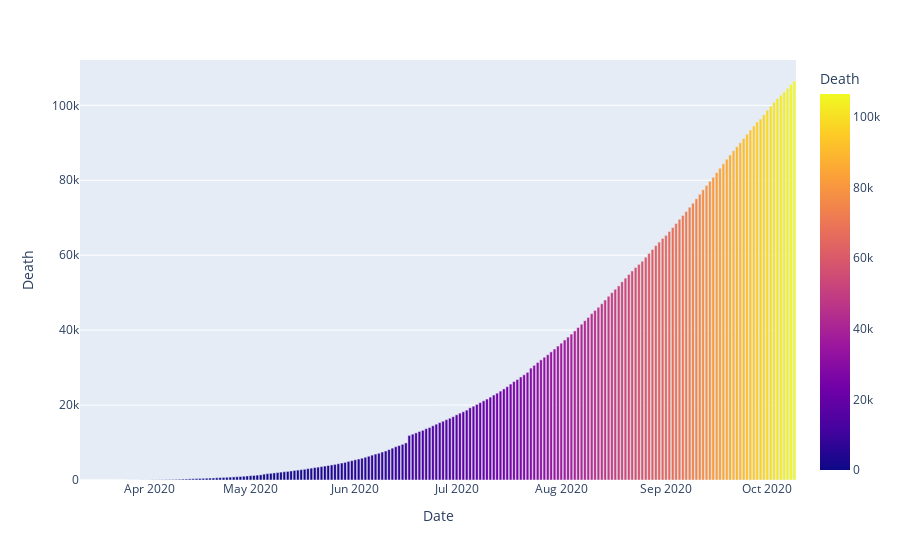

Write notebook code for a chart like this one.
### Markdown cell above
#  Prediction of Death Cases:

### Code cell
import plotly.express as px
fig=px.bar(india, x='Date', y='Death', color='Death' )
fig

### Figure 1 — Plotly figure (JSON) as saved in the notebook; plotly's stock layout.template omitted (floating-point values rounded to 4 significant figures; data arrays with more than 128 entries replaced by an {"elided": "..."} marker saying what was removed)
{"data": [{"alignmentgroup": "True", "hovertemplate": "Date=%{x}<br>Death=%{marker.color}<extra></extra>", "legendgroup": "", "marker": {"color": {"elided": "212 int values"}, "coloraxis": "coloraxis"}, "name": "", "offsetgroup": "", "orientation": "v", "showlegend": false, "textposition": "auto", "type": "bar", "x": {"elided": "212 str values"}, "xaxis": "x", "y": {"elided": "212 int values"}, "yaxis": "y"}], "layout": {"barmode": "relative", "coloraxis": {"colorbar": {"title": {"text": "Death"}}, "colorscale": [[0, "#0d0887"], [0.1111, "#46039f"], [0.2222, "#7201a8"], [0.3333, "#9c179e"], [0.4444, "#bd3786"], [0.5556, "#d8576b"], [0.6667, "#ed7953"], [0.7778, "#fb9f3a"], [0.8889, "#fdca26"], [1, "#f0f921"]]}, "legend": {"tracegroupgap": 0}, "margin": {"t": 60}, "xaxis": {"anchor": "y", "domain": [0, 1], "title": {"text": "Date"}}, "yaxis": {"anchor": "x", "domain": [0, 1], "title": {"text": "Death"}}}}
